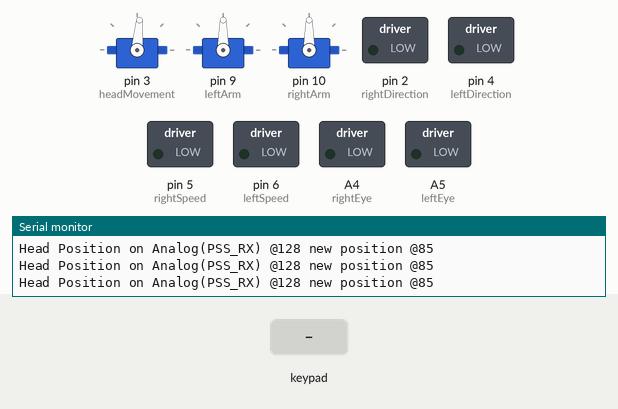
This program was run on a simulated Arduino Nano, built with avr-gcc and run on an emulated ATmega328P. On the bench: 3 × servo, switched loads named in the program (green lamp = pin HIGH), the last lines printed to the serial monitor. The test bench sets the inputs (shaded band).

Above: at 3.2 s.
3.3 s: key 'O' pressed
At 4.0 s:
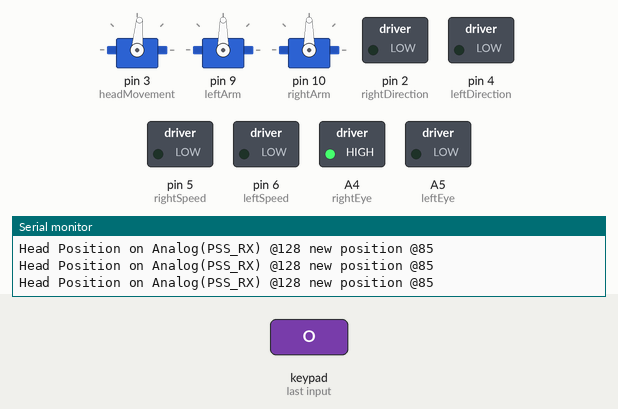
5.9 s: key '+' pressed
At 6.2 s:
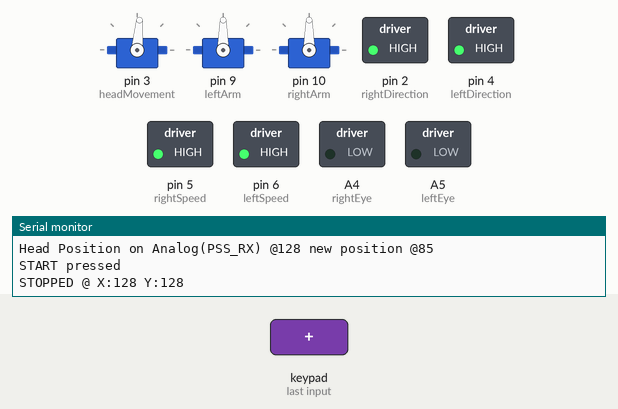
7.9 s: key 'U' pressed
At 8.16 s:
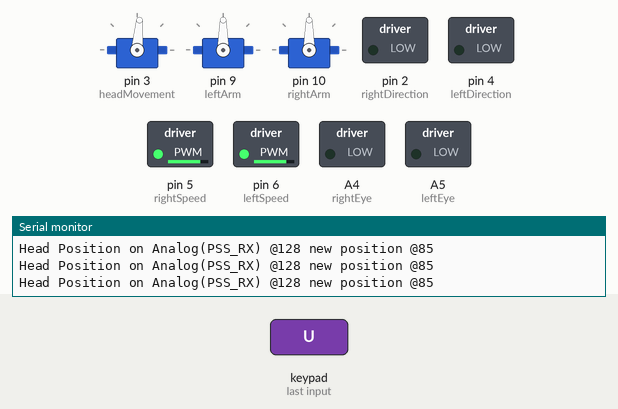
9.8 s: key 'L' pressed
At 10.05 s:
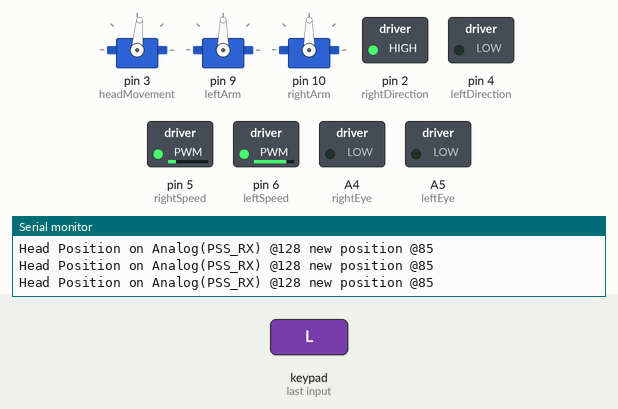
11.7 s: key 'R' pressed
At 11.99 s:
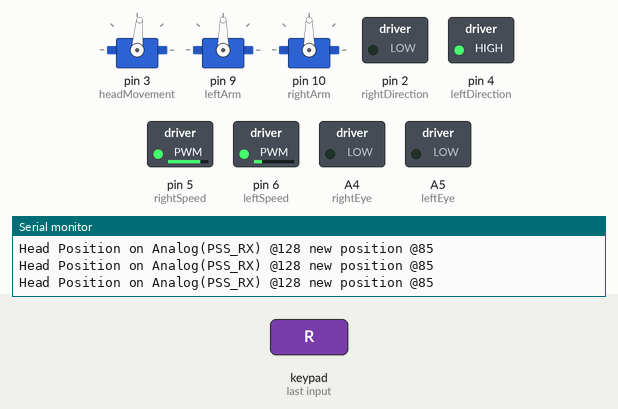
13.7 s: key '+' pressed
At 15.4 s:
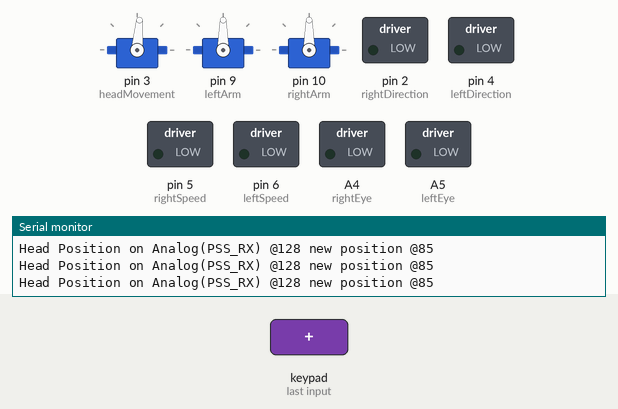
Timing chart, 0 to 16.7 s (numbered marks = the images above; inputs shaded):
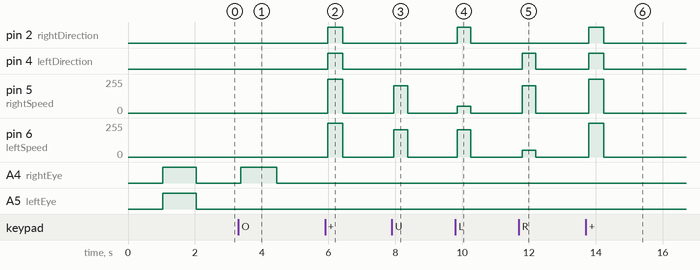

The program:

main.cpp
```cpp
#include <Arduino.h>
#include <PS2X_lib.h>
#include <Servo.h>
#include <SPI.h>

//Define variables
PS2X ps2x; // create PS2 Controller Class

// Configure digital pins to control motors on HG7881-(L9110), a 4 wire controller! (PWM PINS = 3, 5, 6, 9, 10)
int leftDirection = 4; // HG7881_B_IB ( Motor B Direction )
int leftSpeed = 6;     // HG7881_B_IA ( Motor B PWM Speed )

int rightDirection = 2; // HG7881_A_IB ( Motor A Direction )
int rightSpeed = 5;     // HG7881_A_IA ( Motor A PWM Speed )

// https://www.bananarobotics.com/shop/How-to-use-the-HG7881-(L9110)-Dual-Channel-Motor-Driver-Module
int PWM_FAST_FWD = 50; // arbitrary fast speed PWM duty cycle
int PWM_SLOW_FWD = 80; // arbitrary slow speed PWM duty cycle
//tending towards 128
int PWM_SLOW_BWD = 255 - PWM_SLOW_FWD; // arbitrary slow speed PWM duty cycle
int PWM_FAST_BWD = 255 - PWM_FAST_FWD; // arbitrary fast speed PWM duty cycle

//configure arm pins
int leftArm = 9;
int rightArm = 10;
int armSpeed = 3;

//configure head pins
int headMovement = 3;
int leftEye = A5;
int rightEye = A4;

//default head position
int defaultHeadPos = 85;

//arm position
int leftArmPos = 90;
int rightArmPos = 90;

//joysticks x positions
int joystickLHX = 128;
int joystickLHY; //Define Joystick Left  Hat  Y Variable
int joystickRHX = 128;
int joystickRHY; // Define Joystick Right Hat  X Variable

//http://lagers.org.uk/gamecontrol/api.html
String posRest = "Rest";
String posUpLeft = "Up Left";
String posUp = "Up";
String posUpRight = "Up Right";
String posRight = "Right";
String posDownRight = "Down Right";
String posDown = "Down";
String posDownLeft = "Down Left";
String posLeft = "Left";

Servo headServo;     // create servo object to control the head servo
Servo leftArmServo;  // create servo object to control the arm
Servo rightArmServo; // create servo object to control the arm servo

enum eyeStates
{
  off,
  winking,
  on
};

eyeStates eyes = off;
eyeStates nextEyes = off;

// Generally, you should use "unsigned long" for variables that hold time
// The value will quickly become too large for an int to store
unsigned long winkMillis = 0; // will store last time wink LED was updated

const int winkSpeed = 1000; // interval at which to blink (milliseconds)

bool serialPrint = true;

//declare methdos
void armPosition();
void moveBackward();
void moveForward();
void moveRight();
void moveLeft();
void print(String val);
void stopMotors();
void getButtonClicks();
void setEyes();
void headJoystick();

void setup()
{
  Serial.begin(57600); //lower speed due to cable length

  // Configure digital pins for motor
  pinMode(leftDirection, OUTPUT);
  pinMode(leftSpeed, OUTPUT);
  pinMode(rightDirection, OUTPUT);
  pinMode(rightSpeed, OUTPUT);

  delay(1000); //added delay to give wireless ps2 module some time to startup, before configuring it

  int error = 1;

  while (1 == 1)
  {
    error = ps2x.config_gamepad(13, 8, 7, 12, false, false); //setup pins and settings:  GamePad(clock, command, attention, data, Pressures?, Rumble?) check for error

    if (error == 0)
    {
      print("Found Controller, configured successful");
      break;
    }
    else if (error == 1)
      print("No controller found, check wiring");
    else if (error == 2)
      print("Controller found but not accepting commands.");
    else if (error == 3)
      print("Controller refusing to enter Pressures mode, may not support it. ");

    delay(50);
  }

  int type = ps2x.readType();

  switch (type)
  {
  case 0:
    print("Unknown Controller type");
    break;
  case 1:
    print("DualShock Controller Found");
    break;
  }

  //connect to servos
  headServo.attach(headMovement); // attaches the servo on pin (headMovement) to the servo object
  leftArmServo.attach(leftArm);
  rightArmServo.attach(rightArm);

  headServo.write(defaultHeadPos); // sets the servo position to center the head
  delay(15);                       // waits for the servo to get there

  leftArmServo.write(leftArmPos); // sets the servo position to center
  delay(15);                      // waits for the servo to get there

  rightArmServo.write(rightArmPos); // sets the servo position to center
  delay(15);                        // waits for the servo to get there

  pinMode(leftEye, OUTPUT);  // light up left eye
  pinMode(rightEye, OUTPUT); //light up right eye
  digitalWrite(leftEye, HIGH);
  digitalWrite(rightEye, HIGH);
  delay(1000); //leave eyes lit for one second to show working
  digitalWrite(leftEye, LOW);
  digitalWrite(rightEye, LOW);

  digitalWrite(leftDirection, LOW);
  digitalWrite(leftSpeed, LOW);

  digitalWrite(rightDirection, LOW);
  digitalWrite(rightSpeed, LOW);
}

void loop()
{
  ps2x.read_gamepad(false, false); //read controller
  //ps2x.reconfig_gamepad(); //https://stackoverflow.com/questions/46493222/why-arduino-needs-to-be-restarted-after-ps2-controller-communication-in-arduino

  delay(50);

  headJoystick();

  getButtonClicks();

  setEyes();

  armPosition();
}

void setEyes()
{
  if (nextEyes != eyes)
  {
    //only wink if eyes are turned off
    if (nextEyes == winking && eyes == off)
    {
      //record time of blink & set LED to on
      winkMillis = millis();
    }

    eyes = nextEyes;
  }

  //set LEDs based on state
  if (eyes == winking)
  {
    digitalWrite(rightEye, HIGH);
    digitalWrite(leftEye, LOW);

    if (millis() - winkMillis >= winkSpeed)
    {
      //wink time over
      nextEyes = off;
    }
  }

  if (eyes == on)
  {
    digitalWrite(rightEye, HIGH);
    digitalWrite(leftEye, HIGH);
  }

  if (eyes == off)
  {
    digitalWrite(rightEye, LOW);
    digitalWrite(leftEye, LOW);
  }
}

void stopMotors()
{
  //always stop motors before moving abruptly
  digitalWrite(leftDirection, LOW);
  digitalWrite(leftSpeed, LOW);
  digitalWrite(rightDirection, LOW);
  digitalWrite(rightSpeed, LOW);
}

void getButtonClicks()
{
  if (ps2x.ButtonPressed(PSB_CIRCLE)) //Circle pressed
  {
    print("CIRCLE pressed");

    nextEyes = winking;
  }

  stopMotors();

  if (ps2x.Button(PSB_PAD_UP))
  {
    moveBackward();
  }

  if (ps2x.Button(PSB_PAD_RIGHT))
  {
    moveRight();
  }

  if (ps2x.Button(PSB_PAD_LEFT))
  {
    moveLeft();
  }

  if (ps2x.Button(PSB_PAD_DOWN))
  {
    moveForward();
  }

  //Dead mans switch - press the xbox button to stop the car
  if (ps2x.Button(PSB_START)) //Start button pressed
  {
    print("START pressed");

    digitalWrite(rightDirection, HIGH);
    digitalWrite(rightSpeed, HIGH);

    digitalWrite(leftDirection, HIGH);
    digitalWrite(leftSpeed, HIGH);

    //print some debugging details
    String RX = String(ps2x.Analog(PSS_RX));
    String RY = String(ps2x.Analog(PSS_RY));

    print(String("STOPPED @ X:" + RX + " Y:" + RY));

    headServo.write(defaultHeadPos); // sets the servo position to center the head
  }

  if (ps2x.ButtonPressed(PSB_CROSS)) //Cross pressed
  {
    print("CROSS pressed");

    if (eyes == off)
    {
      nextEyes = on;
    }
    else
    {
      nextEyes = off;
    }
  }
}

void print(String val)
{
  if (serialPrint == true)
  {
    Serial.println(val);
  }
}

void moveForward()
{
  digitalWrite(leftDirection, HIGH); // direction = forward
  analogWrite(leftSpeed, PWM_FAST_FWD);

  digitalWrite(rightDirection, HIGH); // direction = forward
  analogWrite(rightSpeed, PWM_FAST_FWD);
}

void moveRight()
{
  digitalWrite(leftDirection, HIGH); // direction = forward
  analogWrite(leftSpeed, PWM_FAST_FWD);

  digitalWrite(rightDirection, LOW); // direction = backwards
  analogWrite(rightSpeed, PWM_FAST_BWD);
}

void moveLeft()
{
  digitalWrite(leftDirection, LOW); // direction = forward
  analogWrite(leftSpeed, PWM_FAST_BWD);

  digitalWrite(rightDirection, HIGH); // direction = backwards
  analogWrite(rightSpeed, PWM_FAST_FWD);
}

void moveBackward()
{
  digitalWrite(leftDirection, LOW); // direction = backwards
  analogWrite(leftSpeed, PWM_FAST_BWD);

  digitalWrite(rightDirection, LOW); // direction = backwards
  analogWrite(rightSpeed, PWM_FAST_BWD);
}

/*
  void movementJoystick() {

  int newJoystickRHX =  ps2x.Analog(PSS_RX) - 128;
  int newJoystickRHY = 128 -  ps2x.Analog(PSS_RY) ;

  String pos = "TBD";

  if (abs(newJoystickRHX) < 23) {
    joystickRHX = 0;
  } else {
    joystickRHX = newJoystickRHX;
  }

  if (abs(newJoystickRHY) < 23) {
    joystickRHY = 0;
  } else {
    joystickRHY = newJoystickRHY;
  }

  //truth table
  if ((joystickRHX == 0) && (joystickRHY == 0)) {
    pos = posRest;
  }

  if ((joystickRHX < 0) && (joystickRHY > 0)) {
    pos = posUpLeft;
  }

  if ((joystickRHX == 0) && (joystickRHY > 0)) {
    pos = posUp;
  }

  if ((joystickRHX > 0) && (joystickRHY > 0)) {
    pos = posUpRight;
  }

  if ((joystickRHX > 0) && (joystickRHY == 0)) {
    pos = posRight;
  }

  if ((joystickRHX > 0) && (joystickRHY < 0)) {
    pos = posDownRight;
  }

  if ((joystickRHX == 0) && (joystickRHY < 0)) {
    pos = posDown;
  }

  if ((joystickRHX < 0) && (joystickRHY < 0)) {
    pos = posDownLeft;
  }

  if ((joystickRHX < 0) && (joystickRHY == 0)) {
    pos = posLeft;
  }

  print(String("RAW X:" + String(newJoystickRHX) + " RAW Y:" + String(newJoystickRHY) + " X:" + String(joystickRHX) + "  Y:" + String(joystickRHY) + " Position: " + pos));

  //always stop motors before moving abruptly
  //digitalWrite( leftDirection, LOW );
  //digitalWrite( leftSpeed, LOW );
  //digitalWrite( rightDirection, LOW );
  //digitalWrite( rightSpeed, LOW );

  //if it's changed then act
  if (pos == posUpLeft) {

    digitalWrite(leftDirection, HIGH);   // direction = forward
    analogWrite(leftSpeed, PWM_SLOW_FWD);

    digitalWrite(rightDirection, HIGH);   // direction = forward
    analogWrite(rightSpeed, PWM_FAST_FWD);

  } else if (pos == posUp) {


    moveBackward();

  } else if (pos == posUpRight) {

    digitalWrite(leftDirection, HIGH);   // direction = forward
    analogWrite(leftSpeed, PWM_FAST_FWD);

    digitalWrite(rightDirection, HIGH);   // direction = forward
    analogWrite(rightSpeed, PWM_SLOW_FWD);

  } else if (pos == posRight) {

    moveRight();

  } else if (pos == posDownRight) {

    digitalWrite(leftDirection, LOW);   // direction = backwards
    analogWrite(leftSpeed,   PWM_SLOW_BWD);

    digitalWrite(rightDirection, LOW);   // direction = backwards
    analogWrite(rightSpeed, PWM_FAST_BWD);

  } else if (pos == posDown) {

    moveForward();

  } else if (pos == posDownLeft) {

    digitalWrite(leftDirection, LOW);   // direction = backwards
    analogWrite(leftSpeed, PWM_FAST_BWD);

    digitalWrite(rightDirection, LOW);   // direction = backwards
    analogWrite(rightSpeed, PWM_SLOW_BWD);

  } else if (pos == posLeft) {

    moveLeft();

  } else if (pos == posRest) {
    //stop nicely (coast)
    stopMotors();
  } else {
    //stop nicely (coast)
    stopMotors();
  }
  }
*/

int HeadPos = defaultHeadPos; // variable to store the servo position
unsigned long servoInterval = 10;
unsigned long previousServoMillis = millis();

void headJoystick()
{
  int newJoystickX = ps2x.Analog(PSS_LX);

  int newHeadPos = defaultHeadPos;
  int deadstick = 10;

  if (newJoystickX > 128 + deadstick)
  {
    newHeadPos = 30;
  }

  if (newJoystickX < 128 - deadstick)
  {
    newHeadPos = 154;
  }

  print("Head Position on Analog(PSS_RX) @" + String(newJoystickX) + " new position @" + String(newHeadPos));

  if (newHeadPos != HeadPos)
  {
    unsigned long currentMillis = millis();

    // its time for another move
    if (currentMillis - previousServoMillis >= servoInterval)
    {

      previousServoMillis = currentMillis;

      if (newHeadPos > HeadPos)
      {
        HeadPos = HeadPos + 1;
      }
      else
      {
        HeadPos = HeadPos - 1;
      }
    }

    headServo.write(HeadPos); // sets the servo position to new position
  }
}

void armPosition()
{

  //Serial.println("leftArmPos" + String(leftArmPos));

  if (ps2x.Button(PSB_L2))
  {
    leftArmPos = constrain(leftArmPos + armSpeed, 0, 90);

    print("L1 pressed @" + String(leftArmPos));

    leftArmServo.write(leftArmPos);
  }

  if (ps2x.Button(PSB_L1))
  {
    leftArmPos = constrain(leftArmPos - armSpeed, 0, 90);

    print("L2 pressed @" + String(leftArmPos));

    leftArmServo.write(leftArmPos);
  }

  if (ps2x.Button(PSB_R2))
  {

    rightArmPos = constrain(rightArmPos - armSpeed, 90, 180);

    print("R1 pressed @" + String(rightArmPos));

    rightArmServo.write(rightArmPos);
  }

  if (ps2x.Button(PSB_R1))
  {

    rightArmPos = constrain(rightArmPos + armSpeed, 90, 180);
    print("R2 pressed @" + String(rightArmPos));
    rightArmServo.write(rightArmPos);
  }
}
```

Measured:
- after the input at 3.3 s, A4 (rightEye): LOW → HIGH after 0.08 s, → LOW 1.1 s later
- after the input at 5.9 s, pin 2 (rightDirection), pin 4 (leftDirection): LOW → HIGH after 0.08 s, → LOW 0.44 s later; pin 5 (rightSpeed), pin 6 (leftSpeed): 0/255 → 255/255 after 0.08 s, → 0/255 0.44 s later
- after the input at 7.9 s, pin 5 (rightSpeed), pin 6 (leftSpeed): 0/255 → 205/255 after 0.06 s, → 0/255 0.41 s later
- after the input at 9.8 s, pin 2 (rightDirection): LOW → HIGH after 0.05 s, → LOW 0.41 s later; pin 5 (rightSpeed): 0/255 → 50/255 after 0.05 s, → 0/255 0.41 s later; pin 6 (leftSpeed): 0/255 → 205/255 after 0.05 s, → 0/255 0.41 s later
- after the input at 11.7 s, pin 4 (leftDirection): LOW → HIGH after 0.09 s, → LOW 0.41 s later; pin 5 (rightSpeed): 0/255 → 205/255 after 0.09 s, → 0/255 0.41 s later; pin 6 (leftSpeed): 0/255 → 50/255 after 0.09 s, → 0/255 0.41 s later
- after the input at 13.7 s, pin 2 (rightDirection), pin 4 (leftDirection): LOW → HIGH after 0.09 s, → LOW 0.44 s later; pin 5 (rightSpeed), pin 6 (leftSpeed): 0/255 → 255/255 after 0.09 s, → 0/255 0.44 s later
